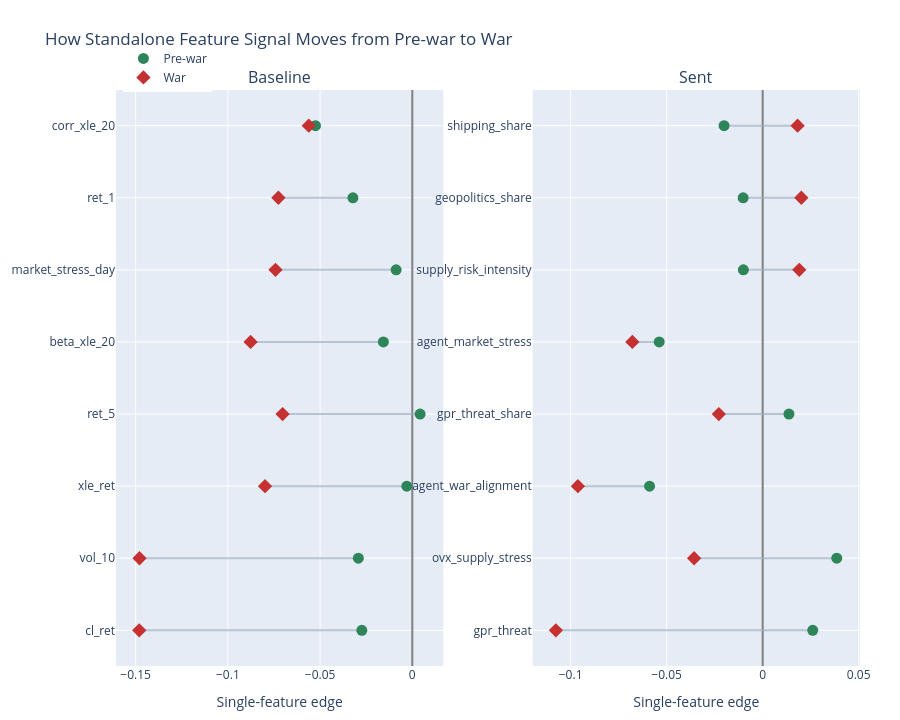

The cell this chart's notebook holds for it:
### Markdown cell above
### How Feature Signal Moves from Pre-war to War

The heatmaps separate the models, while this view puts the regime shift itself at the center. Green marks pre-war and red marks war. When a feature moves to the right, it becomes more useful in the war window; when it moves left, it loses standalone usefulness.

### Code cell
# Compare the active features across the pre-war and war periods.
regime_map = plotworthy_feature_summary.copy()
fig = make_subplots(
    rows=1,
    cols=2,
    shared_xaxes=True,
    subplot_titles=('Baseline', 'Sent'),
    horizontal_spacing=0.12,
)

for col, model_key in enumerate(['Baseline panel', 'Sent panel'], start=1):
    sub = regime_map[regime_map['model'] == model_key].copy()
    sub = sub.sort_values(['war_minus_pre', 'signal_war', 'feature'], ascending=[True, False, True]).reset_index(drop=True)
    sub['feature_label'] = sub['feature']
    for _, row in sub.iterrows():
        fig.add_trace(
            go.Scatter(
                x=[row['signal_pre'], row['signal_war']],
                y=[row['feature_label'], row['feature_label']],
                mode='lines',
                line=dict(color='rgba(160,174,192,0.7)', width=2),
                hoverinfo='skip',
                showlegend=False,
            ),
            row=1,
            col=col,
        )
    fig.add_trace(
        go.Scatter(
            x=sub['signal_pre'],
            y=sub['feature_label'],
            mode='markers',
            name='Pre-war',
            marker=dict(color='#2f855a', size=11, symbol='circle'),
            legendgroup='period',
            showlegend=(col == 1),
            hovertemplate='Feature=%{y}<br>Pre-war edge=%{x:.3f}<extra></extra>',
        ),
        row=1,
        col=col,
    )
    fig.add_trace(
        go.Scatter(
            x=sub['signal_war'],
            y=sub['feature_label'],
            mode='markers',
            name='War',
            marker=dict(color='#c53030', size=11, symbol='diamond'),
            legendgroup='period',
            showlegend=(col == 1),
            hovertemplate='Feature=%{y}<br>War edge=%{x:.3f}<extra></extra>',
        ),
        row=1,
        col=col,
    )

fig.update_xaxes(title_text='Single-feature edge', zeroline=True, zerolinecolor='gray', row=1, col=1)
fig.update_xaxes(title_text='Single-feature edge', zeroline=True, zerolinecolor='gray', row=1, col=2)
fig.update_layout(
    title='How Standalone Feature Signal Moves from Pre-war to War',
    height=720,
    margin=dict(t=90, l=60, r=40, b=40),
    legend=dict(orientation='h', y=1.08, x=0.01),
)
fig.show()

### Figure 1 — Plotly figure (JSON) as saved in the notebook; plotly's stock layout.template omitted (floating-point values rounded to 4 significant figures)
{"data": [{"hoverinfo": "skip", "line": {"color": "rgba(160,174,192,0.7)", "width": 2}, "mode": "lines", "showlegend": false, "type": "scatter", "x": [-0.02737, -0.1481], "xaxis": "x", "y": ["cl_ret", "cl_ret"], "yaxis": "y"}, {"hoverinfo": "skip", "line": {"color": "rgba(160,174,192,0.7)", "width": 2}, "mode": "lines", "showlegend": false, "type": "scatter", "x": [-0.02926, -0.1479], "xaxis": "x", "y": ["vol_10", "vol_10"], "yaxis": "y"}, {"hoverinfo": "skip", "line": {"color": "rgba(160,174,192,0.7)", "width": 2}, "mode": "lines", "showlegend": false, "type": "scatter", "x": [-0.002972, -0.07985], "xaxis": "x", "y": ["xle_ret", "xle_ret"], "yaxis": "y"}, {"hoverinfo": "skip", "line": {"color": "rgba(160,174,192,0.7)", "width": 2}, "mode": "lines", "showlegend": false, "type": "scatter", "x": [0.004246, -0.07033], "xaxis": "x", "y": ["ret_5", "ret_5"], "yaxis": "y"}, {"hoverinfo": "skip", "line": {"color": "rgba(160,174,192,0.7)", "width": 2}, "mode": "lines", "showlegend": false, "type": "scatter", "x": [-0.01567, -0.08767], "xaxis": "x", "y": ["beta_xle_20", "beta_xle_20"], "yaxis": "y"}, {"hoverinfo": "skip", "line": {"color": "rgba(160,174,192,0.7)", "width": 2}, "mode": "lines", "showlegend": false, "type": "scatter", "x": [-0.008762, -0.07417], "xaxis": "x", "y": ["market_stress_day", "market_stress_day"], "yaxis": "y"}, {"hoverinfo": "skip", "line": {"color": "rgba(160,174,192,0.7)", "width": 2}, "mode": "lines", "showlegend": false, "type": "scatter", "x": [-0.03219, -0.07261], "xaxis": "x", "y": ["ret_1", "ret_1"], "yaxis": "y"}, {"hoverinfo": "skip", "line": {"color": "rgba(160,174,192,0.7)", "width": 2}, "mode": "lines", "showlegend": false, "type": "scatter", "x": [-0.05249, -0.05612], "xaxis": "x", "y": ["corr_xle_20", "corr_xle_20"], "yaxis": "y"}, {"hovertemplate": "Feature=%{y}<br>Pre-war edge=%{x:.3f}<extra></extra>", "legendgroup": "period", "marker": {"color": "#2f855a", "size": 11, "symbol": "circle"}, "mode": "markers", "name": "Pre-war", "showlegend": true, "type": "scatter", "x": [-0.02737, -0.02926, -0.002972, 0.004246, -0.01567, -0.008762, -0.03219, -0.05249], "xaxis": "x", "y": ["cl_ret", "vol_10", "xle_ret", "ret_5", "beta_xle_20", "market_stress_day", "ret_1", "corr_xle_20"], "yaxis": "y"}, {"hovertemplate": "Feature=%{y}<br>War edge=%{x:.3f}<extra></extra>", "legendgroup": "period", "marker": {"color": "#c53030", "size": 11, "symbol": "diamond"}, "mode": "markers", "name": "War", "showlegend": true, "type": "scatter", "x": [-0.1481, -0.1479, -0.07985, -0.07033, -0.08767, -0.07417, -0.07261, -0.05612], "xaxis": "x", "y": ["cl_ret", "vol_10", "xle_ret", "ret_5", "beta_xle_20", "market_stress_day", "ret_1", "corr_xle_20"], "yaxis": "y"}, {"hoverinfo": "skip", "line": {"color": "rgba(160,174,192,0.7)", "width": 2}, "mode": "lines", "showlegend": false, "type": "scatter", "x": [0.02606, -0.1077], "xaxis": "x2", "y": ["gpr_threat", "gpr_threat"], "yaxis": "y2"}, {"hoverinfo": "skip", "line": {"color": "rgba(160,174,192,0.7)", "width": 2}, "mode": "lines", "showlegend": false, "type": "scatter", "x": [0.03857, -0.03571], "xaxis": "x2", "y": ["ovx_supply_stress", "ovx_supply_stress"], "yaxis": "y2"}, {"hoverinfo": "skip", "line": {"color": "rgba(160,174,192,0.7)", "width": 2}, "mode": "lines", "showlegend": false, "type": "scatter", "x": [-0.05891, -0.09621], "xaxis": "x2", "y": ["agent_war_alignment", "agent_war_alignment"], "yaxis": "y2"}, {"hoverinfo": "skip", "line": {"color": "rgba(160,174,192,0.7)", "width": 2}, "mode": "lines", "showlegend": false, "type": "scatter", "x": [0.01367, -0.02284], "xaxis": "x2", "y": ["gpr_threat_share", "gpr_threat_share"], "yaxis": "y2"}, {"hoverinfo": "skip", "line": {"color": "rgba(160,174,192,0.7)", "width": 2}, "mode": "lines", "showlegend": false, "type": "scatter", "x": [-0.05388, -0.06786], "xaxis": "x2", "y": ["agent_market_stress", "agent_market_stress"], "yaxis": "y2"}, {"hoverinfo": "skip", "line": {"color": "rgba(160,174,192,0.7)", "width": 2}, "mode": "lines", "showlegend": false, "type": "scatter", "x": [-0.01005, 0.01905], "xaxis": "x2", "y": ["supply_risk_intensity", "supply_risk_intensity"], "yaxis": "y2"}, {"hoverinfo": "skip", "line": {"color": "rgba(160,174,192,0.7)", "width": 2}, "mode": "lines", "showlegend": false, "type": "scatter", "x": [-0.01017, 0.02013], "xaxis": "x2", "y": ["geopolitics_share", "geopolitics_share"], "yaxis": "y2"}, {"hoverinfo": "skip", "line": {"color": "rgba(160,174,192,0.7)", "width": 2}, "mode": "lines", "showlegend": false, "type": "scatter", "x": [-0.0201, 0.01818], "xaxis": "x2", "y": ["shipping_share", "shipping_share"], "yaxis": "y2"}, {"hovertemplate": "Feature=%{y}<br>Pre-war edge=%{x:.3f}<extra></extra>", "legendgroup": "period", "marker": {"color": "#2f855a", "size": 11, "symbol": "circle"}, "mode": "markers", "name": "Pre-war", "showlegend": false, "type": "scatter", "x": [0.02606, 0.03857, -0.05891, 0.01367, -0.05388, -0.01005, -0.01017, -0.0201], "xaxis": "x2", "y": ["gpr_threat", "ovx_supply_stress", "agent_war_alignment", "gpr_threat_share", "agent_market_stress", "supply_risk_intensity", "geopolitics_share", "shipping_share"], "yaxis": "y2"}, {"hovertemplate": "Feature=%{y}<br>War edge=%{x:.3f}<extra></extra>", "legendgroup": "period", "marker": {"color": "#c53030", "size": 11, "symbol": "diamond"}, "mode": "markers", "name": "War", "showlegend": false, "type": "scatter", "x": [-0.1077, -0.03571, -0.09621, -0.02284, -0.06786, 0.01905, 0.02013, 0.01818], "xaxis": "x2", "y": ["gpr_threat", "ovx_supply_stress", "agent_war_alignment", "gpr_threat_share", "agent_market_stress", "supply_risk_intensity", "geopolitics_share", "shipping_share"], "yaxis": "y2"}], "layout": {"annotations": [{"font": {"size": 16}, "showarrow": false, "text": "Baseline", "x": 0.22, "xanchor": "center", "xref": "paper", "y": 1, "yanchor": "bottom", "yref": "paper"}, {"font": {"size": 16}, "showarrow": false, "text": "Sent", "x": 0.78, "xanchor": "center", "xref": "paper", "y": 1, "yanchor": "bottom", "yref": "paper"}], "height": 720, "legend": {"orientation": "h", "x": 0.01, "y": 1.08}, "margin": {"b": 40, "l": 60, "r": 40, "t": 90}, "title": {"text": "How Standalone Feature Signal Moves from Pre-war to War"}, "xaxis": {"anchor": "y", "domain": [0, 0.44], "title": {"text": "Single-feature edge"}, "zeroline": true, "zerolinecolor": "gray"}, "xaxis2": {"anchor": "y2", "domain": [0.56, 1], "title": {"text": "Single-feature edge"}, "zeroline": true, "zerolinecolor": "gray"}, "yaxis": {"anchor": "x", "domain": [0, 1]}, "yaxis2": {"anchor": "x2", "domain": [0, 1]}}}
